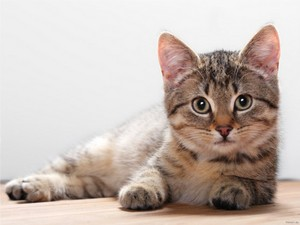
//> input picture 2 OpenCV图像处理/3 OpenCV图像处理进阶（imgproc组件、feature2D组件）/1 图像处理/1 图像处理（B-形态学处理）/demo3-膨胀与腐蚀综合实例/1.jpg, 300 x 225 px
$ ./test   (built with g++ and OpenCV 4)
//> lines starting //> are read from the running program, lines starting //| are printed output that depends on the picture
/**
  ******************************************************************************
  * @file    test.cpp
  * @author  Bruceou
  * @version V1.0
  * @date    2017-11
  * @brief   膨胀与腐蚀
  ******************************************************************************
  * @attention
  * 本程序适用于OpenCV2和OpenCV3版本。
  ******************************************************************************
  */
/**Includes*********************************************************************/
#include <opencv2/opencv.hpp>
#include <opencv2/highgui/highgui.hpp>
#include <opencv2/imgproc/imgproc.hpp>
#include <iostream>

/**namespace*******************************************************************/
using namespace std;
using namespace cv;


/**【全局变量声明部分】********************************************************/
Mat g_srcImage, g_dstImage;//原始图和效果图
int g_nTrackbarNumer = 0;//0表示腐蚀erode, 1表示膨胀dilate
int g_nStructElementSize = 3; //结构元素(内核矩阵)的尺寸


/**【全局函数声明部分】********************************************************/
void Process();//膨胀和腐蚀的处理函数
void on_TrackbarNumChange(int, void *);//回调函数
void on_ElementSizeChange(int, void *);//回调函数

/**
  * @brief     主函数
  * @param     argc 命令行参数个数
               argv 命令行参数
  * @retval    int
  */
int main (int argc, char **argv)
{
	//改变console字体颜色
	system("color 5E");

	//载入原图
	g_srcImage = imread("1.jpg");
//> g_srcImage is the input picture: 225 rows x 300 cols, CV_8UC3; mean B, G, R 177.2, 184.4, 197.4
	if( !g_srcImage.data ) { printf("Oh，no，读取srcImage错误~！ \n"); return false; }

	//显示原始图
	namedWindow("【原始图】");
	imshow("【原始图】", g_srcImage);

	//进行初次腐蚀操作并显示效果图
	namedWindow("【效果图】");
	//获取自定义核
	Mat element = getStructuringElement(MORPH_RECT, Size(2*g_nStructElementSize+1, 2*g_nStructElementSize+1),Point( g_nStructElementSize, g_nStructElementSize ));
	erode(g_srcImage, g_dstImage, element);
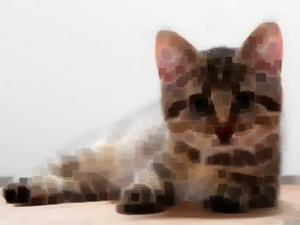
//> g_dstImage: 225 rows x 300 cols, CV_8UC3; mean B, G, R 155.1, 162.3, 175.5
	imshow("【效果图】", g_dstImage);

	//创建轨迹条
	createTrackbar("腐蚀/膨胀", "【效果图】", &g_nTrackbarNumer, 1, on_TrackbarNumChange);
//> slider '腐蚀/膨胀' is set to 1
	createTrackbar("内核尺寸", "【效果图】", &g_nStructElementSize, 21, on_ElementSizeChange);

	//输出一些帮助信息
	cout<<endl<<"\t嗯。运行成功，请调整滚动条观察图像效果~\n\n"
		<<"\t按下“q”键时，程序退出~!\n"
		<<"\n\n\t\t\t\t";

	//轮询获取按键信息，若下q键，程序退出
	while(char(waitKey(1)) != 'q') {}
//> in Process, `dilate(g_srcImage, g_dstImage, element);`:
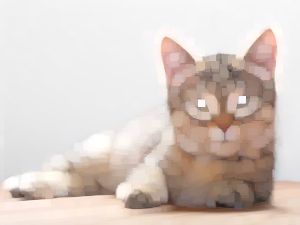
//> g_dstImage: 225 rows x 300 cols, CV_8UC3; mean B, G, R 197.2, 204, 216.3
//> the 'q' key is pressed

	return 0;
}

/**
  * @brief     自定义的腐蚀和膨胀操作
  * @param     None
  * @retval    None
  */
void Process()
{
	//获取自定义核
	Mat element = getStructuringElement(MORPH_RECT, Size(2*g_nStructElementSize+1, 2*g_nStructElementSize+1),Point( g_nStructElementSize, g_nStructElementSize ));

	//进行腐蚀或膨胀操作
	if(g_nTrackbarNumer == 0) {
		erode(g_srcImage, g_dstImage, element);
	}
	else {
		dilate(g_srcImage, g_dstImage, element);
	}

	//显示效果图
	imshow("【效果图】", g_dstImage);
}

/**
  * @brief     腐蚀和膨胀之间切换开关的回调函数
  * @param     int
               void
  * @retval    None
  */
/*******************************************************************************
  *【on_TrackbarNumChange( )函数】
  * 描述：
  ******************************************************************************/
void on_TrackbarNumChange(int, void *)
{
	//腐蚀和膨胀之间效果已经切换，回调函数体内需调用一次Process函数，使改变后的效果立即生效并显示出来
	Process();
}

/**
  * @brief     腐蚀和膨胀操作内核改变时的回调函数
  * @param     int
               void
  * @retval    None
  */
void on_ElementSizeChange(int, void *)
{
	//内核尺寸已改变，回调函数体内需调用一次Process函数，使改变后的效果立即生效并显示出来
	Process();
}
